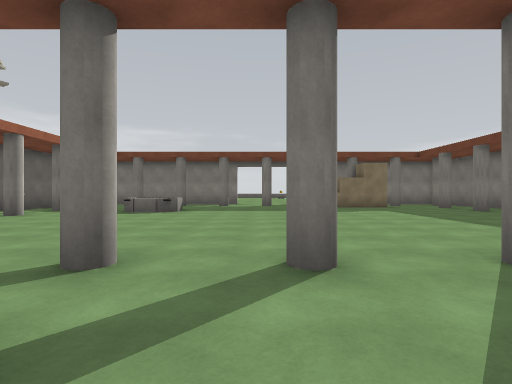
View 1 (above)

23 first-person views from a walk through a 3-D level made in the Unity game engine. The camera is 1.2 m above the floor, looks level and sees 80° across. The floor is counted in squares, 2 m on a side. Each view is taken from the middle of a square. On the plan, view 1 faces up. The plan holds only what a view shows up to about 9 squares ahead; the rest is blank. The place goes on beyond the plan. Door leaves are left out, so doorways stand open.

View 2
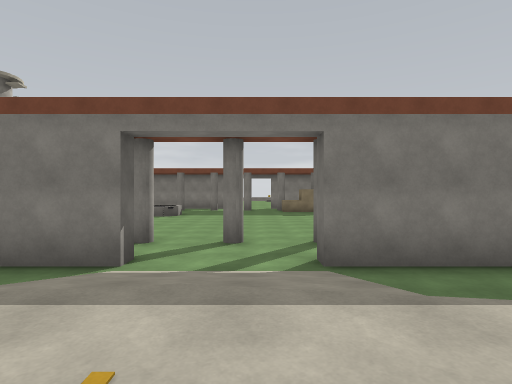

View 3
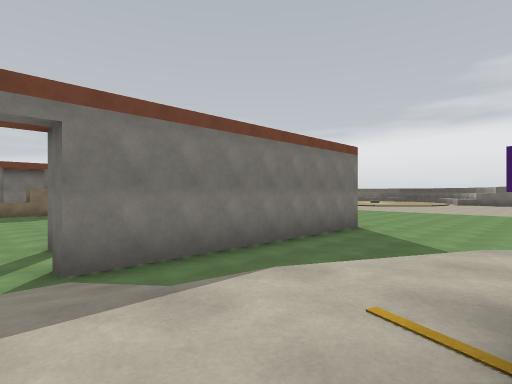

View 4
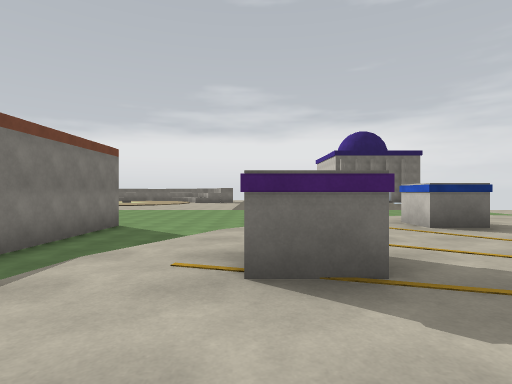

View 5
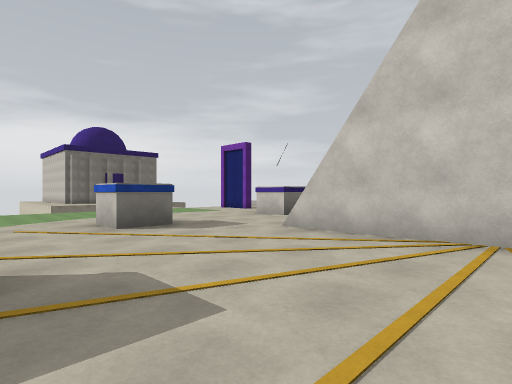

View 6
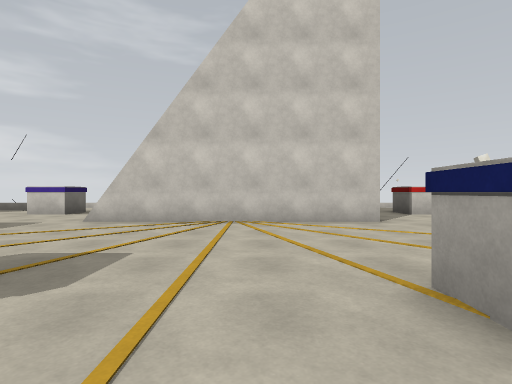

View 7
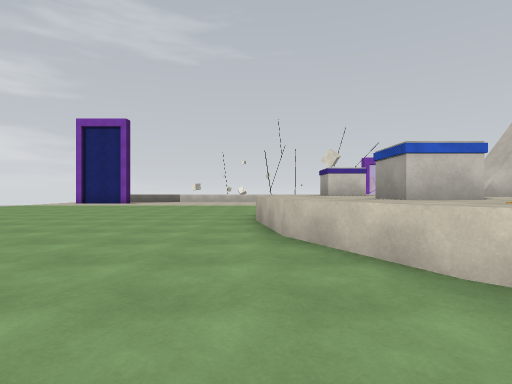

View 8
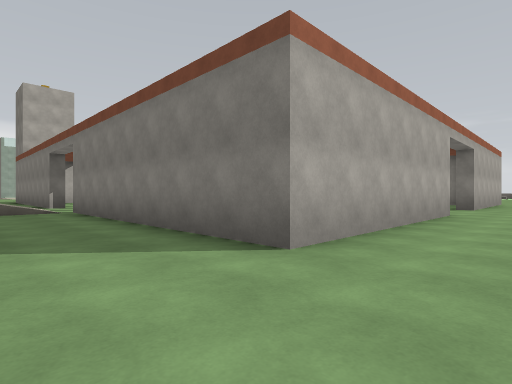

View 9
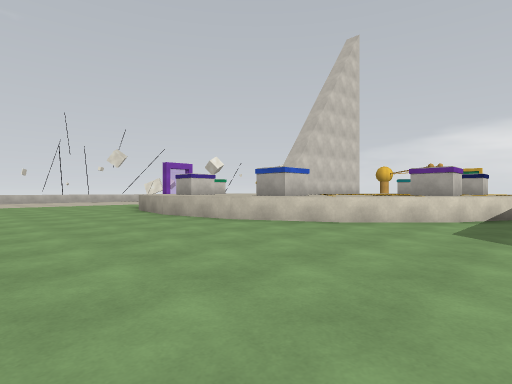

View 10
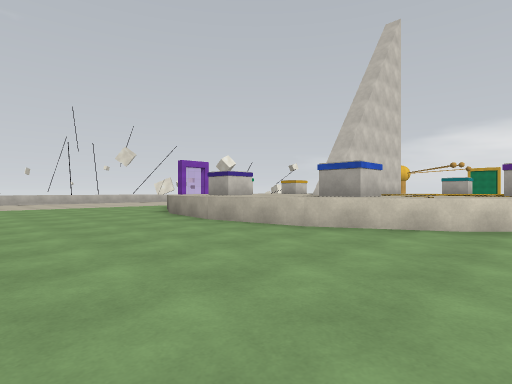

View 11
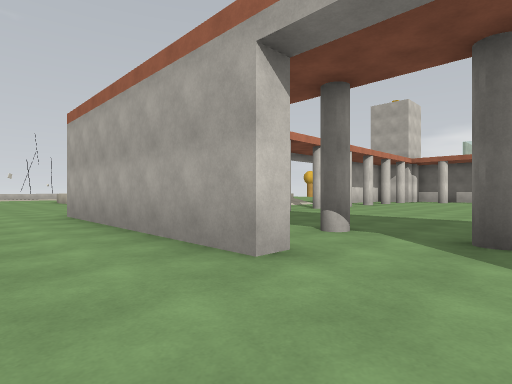

View 12
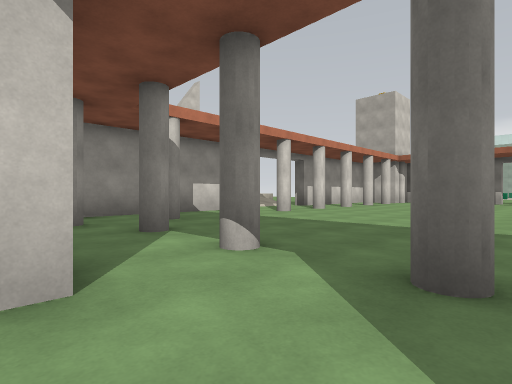

View 13
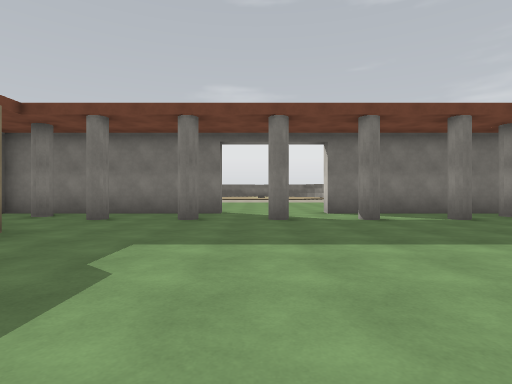

View 14
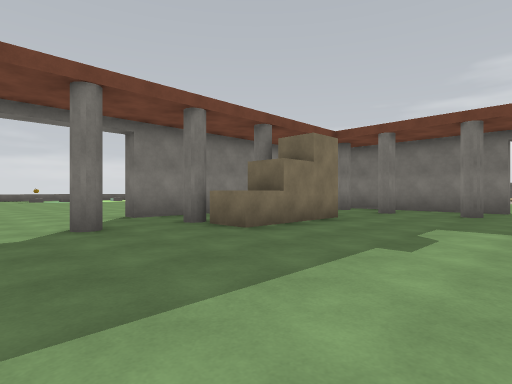

View 15
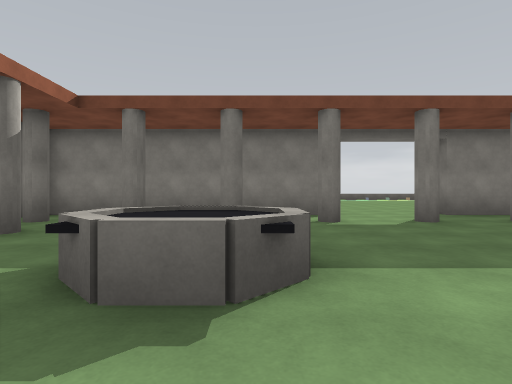

View 16
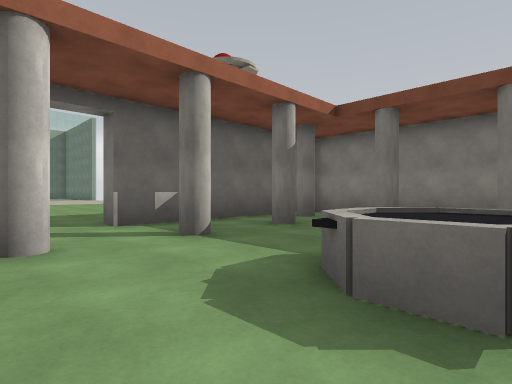

View 17
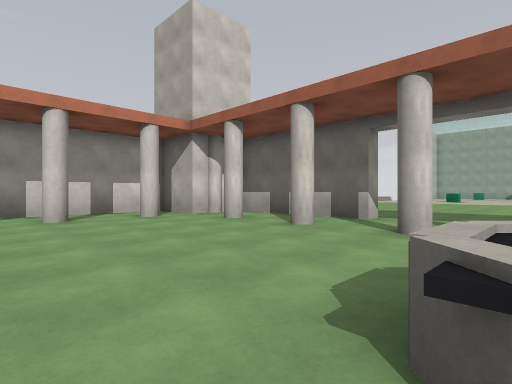

View 18
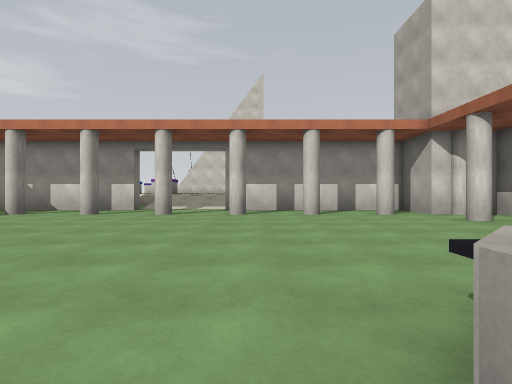

View 19
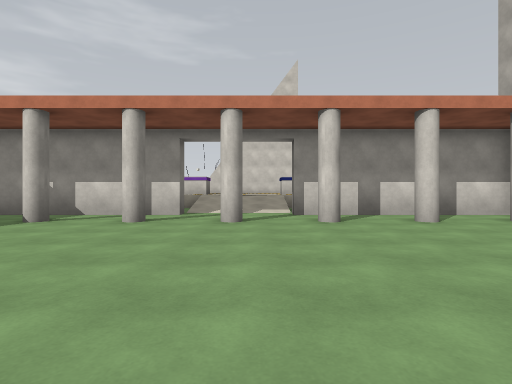

View 20
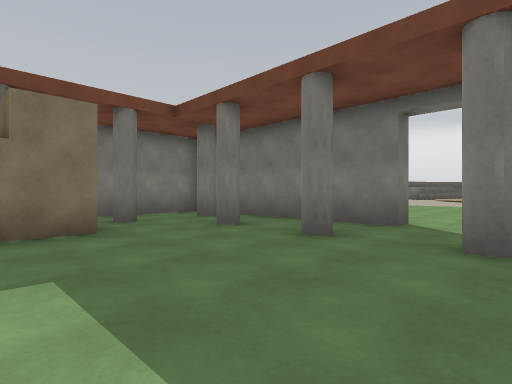

View 21
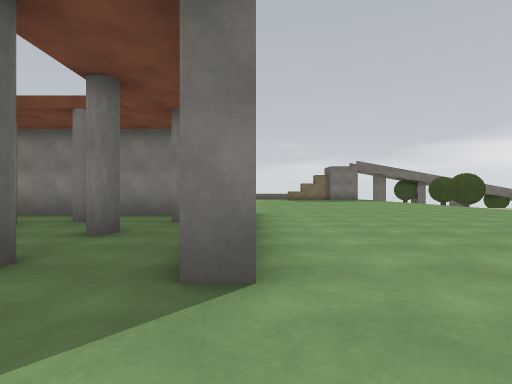

View 22
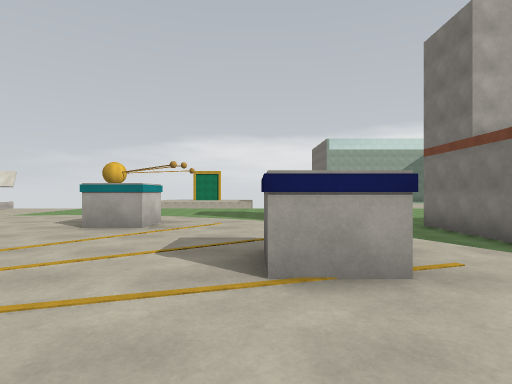

View 23
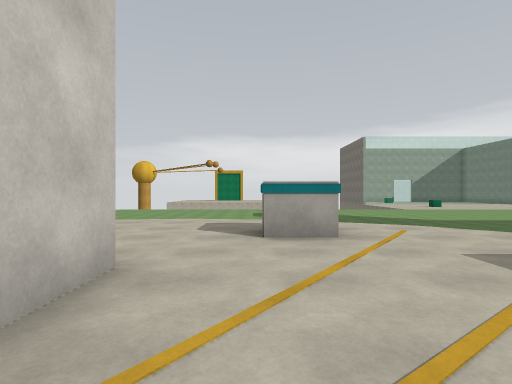

### Floor plan
Key: @ floor where view 1 was taken; # wall or solid block; . main floor; : floor 1 m higher than the main floor; / step, stairs or slope; = window, fence, low wall or low ledge; ^ raised ledge; O other object.
Columns run from 13 left of view 1 to 12 right of it. Each row starts with its distance up from view 1.
 17              ...       ...
 16     #########...########..
 15     #.     ...... .....#..
 14     #.O   O.O.O.O O.O.O#..
 13     #...   .....OOO....#..
 12     #.O..  ..........O.#..
 11  .. #....^^............#..
 10 ......O..^^..........O....
  9 ..........................
  8  .....O..............O....
  7    .#..................#..
  6     #.O..............O.#..
  5     #..................#..
  4     #.O..............O.#..
  3     #.O.O.O.O.O.O.O.O.O#..
  2       #................#..
  1      ########../########..
  0      .... ../@//..........
 -1       ...   =///..........
 -2              //=.  .......
 -3            ::::::=........
 -4         .: O#::#O::.......
 -5        .:::#O::O#:::......
 -6        =::::::::::::=.....
 -7       .:O#::::::::#O:.....
 -8       /:#O::::::::O#:/....
 -9        ::::######::::=....
-10        ::::     #::::=....
-11        :OO:      :OO:/....

Where each view was taken, in squares from view 1:
view 1: 0 up, 0 right, facing up
view 2: 4 down, 1 right, facing up
view 3: 4 down, 1 right, facing up-right
view 4: 4 down, 0 right, facing right
view 5: 5 down, 0 right, facing down-right
view 6: 3 down, 0 right, facing down
view 7: 3 down, 8 right, facing down
view 8: 2 down, 12 right, facing up-left
view 9: 2 down, 12 right, facing down-left
view 10: 4 down, 12 right, facing down-left
view 11: 9 up, 12 right, facing down-left
view 12: 9 up, 10 right, facing down-left
view 13: 9 up, 1 right, facing right
view 14: 9 up, 1 left, facing up-right
view 15: 8 up, 3 left, facing up
view 16: 8 up, 3 left, facing up-left
view 17: 10 up, 2 left, facing down-left
view 18: 11 up, 2 left, facing down
view 19: 9 up, 0 right, facing down
view 20: 8 up, 4 right, facing up-right
view 21: 8 up, 10 right, facing up
view 22: 5 down, 1 right, facing left
view 23: 8 down, 0 right, facing left
